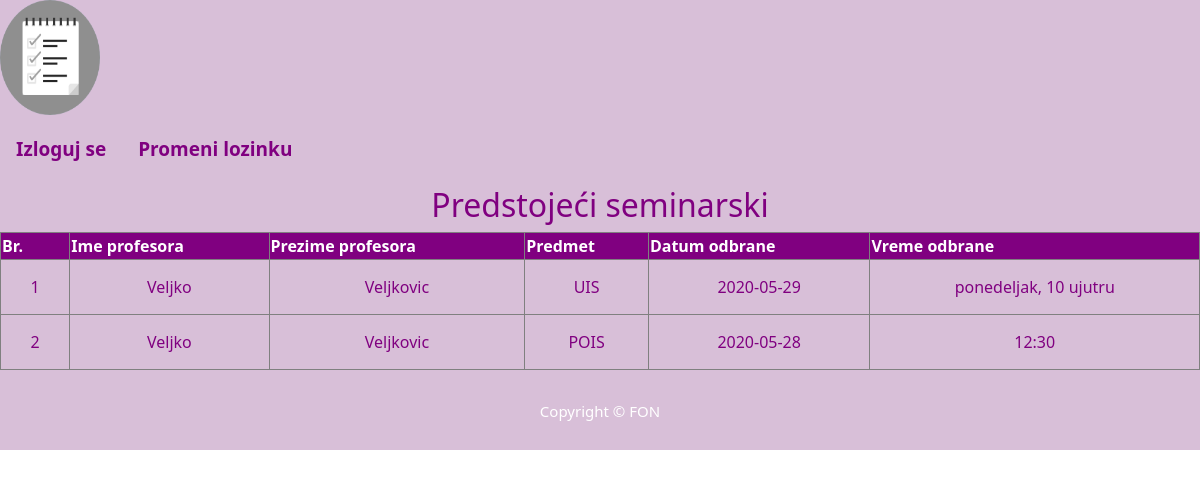
/view/welcome.php (signed in), run on the app's committed database.
### tables this page shows
CREATE TABLE `seminarski` (
  `idSeminarski` int(64) NOT NULL,
  `idProfesor` int(64) NOT NULL,
  `idStudent` int(11) NOT NULL,
  `datumOdbrane` date DEFAULT NULL,
  `idPredmet` int(11) DEFAULT NULL,
  `azuriran` varchar(2) NOT NULL DEFAULT 'ne',
  `vremeOdbrane` varchar(50) NOT NULL
);

CREATE TABLE `profesor` (
  `idProfesor` int(11) NOT NULL,
  `ime` varchar(64) DEFAULT NULL,
  `prezime` varchar(64) DEFAULT NULL,
  `username` varchar(64) DEFAULT NULL,
  `katedra` varchar(64) DEFAULT NULL,
  `password` varchar(64) DEFAULT NULL,
  `slikaProf` longblob,
  `emailProf` varchar(64) DEFAULT NULL
);

CREATE TABLE `predmet` (
  `idPredmet` int(11) NOT NULL,
  `nazivPredmeta` varchar(60) NOT NULL,
  `idProfesor` int(11) NOT NULL
);

### view/welcome.php (the view, shortened to what this page needs)
<?php
include("../model/config.php");
	$sql3= "SELECT s.idSeminarski, p.ime, p.prezime, s.datumOdbrane,t.username, pr.nazivPredmeta, s.vremeOdbrane FROM seminarski s JOIN student t ON s.idStudent=t.idStudent
                                                                                         JOIN profesor p ON s.idProfesor= p.idProfesor
                                                                                         JOIN predmet pr ON s.idPredmet= pr.idPredmet
                                                                                        WHERE t.username= '".$_SESSION['username']."'  AND s.azuriran='ne'";
$result3 = $link->query($sql3);
?>
<!DOCTYPE html>
<html>
<head>
    <link rel="stylesheet" type="text/css" href="css/style.css">
    <link rel="stylesheet" type="text/css" href="css/bootstrap.min.css">
    <link rel="stylesheet" href="https://cdnjs.cloudflare.com/ajax/libs/font-awesome/4.7.0/css/font-awesome.min.css">
</head>
<body>
    <div id="wrapper">
        <div id="header" class="uliniji">
            <img src="css/images/logo.png">
        </div>
             <div id="content">
                        <div class="topnav" id="myTopnav">
                                <a href="logout.php">Izloguj se</a>
                                <a href="password-reset.php">Promeni lozinku</a>
                        </div>
			<div id="title"><h2><h2>Predstojeći seminarski</h2></h2></div>
            <div id="contentdash" class="uliniji">
          <table id="myTable" width="100%" border="1" style="border-collapse:collapse;">
              <thead>
              <tr>
              <th><strong>Br.</strong></th>
              <th><strong>Ime profesora</strong></th>
              <th><strong>Prezime profesora</strong></th>
              <th><strong>Predmet</strong></th>
              <th><strong>Datum odbrane</strong></th>
              <th><strong>Vreme odbrane</strong></th>
              </tr>
              </thead>
              <tbody>
              <?php
              $count=1;
              while($row3 = mysqli_fetch_assoc($result3)) { ?>
              <tr><td><?php echo $count; ?></td>
              <td ><?php echo $row3["ime"]; ?></td>
              <td ><?php echo $row3["prezime"]; ?></td>
              <td ><?php echo $row3["nazivPredmeta"]; ?></td>
              <td ><?php echo $row3["datumOdbrane"]; ?>
              <td ><?php echo $row3["vremeOdbrane"]; ?>
              </td>
              </td>
              </tr>
              <?php $count++; } ?>
              </tbody>
              </table>
        </div>
</div>
		<?php
 include("php/footing.php");
?>

### view/php/footing.php (shortened to what this page needs)
<div id="footer">
			<p>Copyright &copy; FON <p>
		</div>
	</div>
</body>
</html>

### view/css/style.css (style rules this page uses)
#wrapper { max-width: 1200px; margin:auto; background-color:#D8BFD8; text-decoration: none; box-sizing: border-box; }
#header { width: 1200px; height: 115px; background-color:#D8BFD8; color: white; font-size: 25px; box-sizing: border-box; }
#header img { width: 100px; height: 100%; }
#footer { width: 100%; height: 80px; background-color:#D8BFD8; }
#footer p { font-family: Calibri,Candara,Segoe,Segoe UI,Optima,Arial,sans-serif; font-size: 15px; text-align: center; padding: 30px; color: white; }
#content { width: 100%; box-sizing: border-box; text-decoration: none; background-color:#D8BFD8; }
.uliniji { display: inline-flex; }
.topnav { overflow: hidden; background-color: #D8BFD8; }
.topnav a { font-family: Calibri,Candara,Segoe,Segoe UI,Optima,Arial,sans-serif; float: left; display: block; color: #800080; text-align: center; padding: 14px 16px; text-decoration: none; font-size: 19px; font-weight: bold; }
@media screen and (min-width: 600px) { #contentdash { max-width: 100%; font-family: Calibri,Candara,Segoe,Segoe UI,Optima,Arial,sans-serif; color: #800080 ; box-sizing: border-box; } }
#contentdash { width: 100%; font-family: Calibri,Candara,Segoe,Segoe UI,Optima,Arial,sans-serif; color: #800080; box-sizing: border-box; }
#contentdash th { background-color: #800080; color: white; }
#contentdash td { padding: 15px; text-align: center; }
#title h2 { font-family: Calibri,Candara,Segoe,Segoe UI,Optima,Arial,sans-serif; color: #800080; text-align: center; }

### data on the page
seminarski: idProfesor.ime "Veljko", idProfesor.prezime "Veljkovic", idPredmet.nazivPredmeta "UIS", datumOdbrane "2020-05-29", vremeOdbrane "ponedeljak, 10 ujutru"
seminarski: idProfesor.ime "Veljko", idProfesor.prezime "Veljkovic", idPredmet.nazivPredmeta "POIS", datumOdbrane "2020-05-28", vremeOdbrane "12:30"
